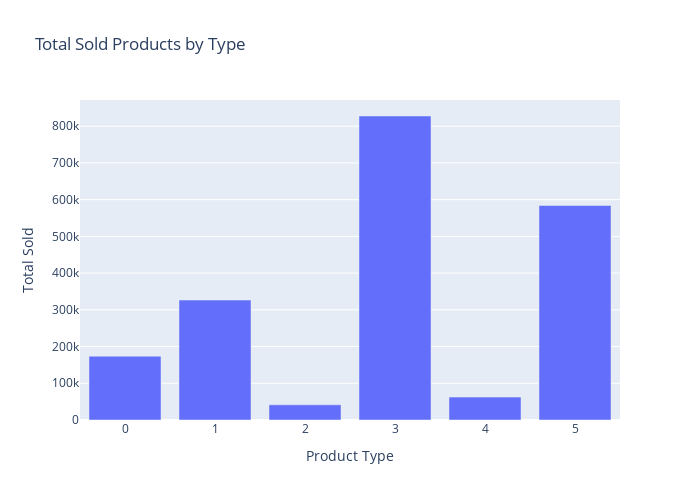

This figure's notebook cell:
### Code cell
#Vẽ bar chart cho Total_sold theo Type
import plotly.express as px

sum_total = data.groupby('Type')['Total_sold'].sum().reset_index()

# Vẽ biểu đồ histogram sử dụng Plotly Express
fig = px.bar(sum_total, x='Type', y='Total_sold', 
             title='Total Sold Products by Type',
             labels={'Total_sold': 'Total Sold', 'Type': 'Product Type'})

# Chỉnh lại kích thước của biểu đồ
fig.update_layout(
    width=700,
    height=500
)

# Hiển thị biểu đồ
fig.show()

### Figure 1 — Plotly figure (JSON) as saved in the notebook; plotly's stock layout.template omitted (floating-point values rounded to 4 significant figures)
{"data": [{"alignmentgroup": "True", "hovertemplate": "Product Type=%{x}<br>Total Sold=%{y}<extra></extra>", "legendgroup": "", "marker": {"color": "#636efa", "pattern": {"shape": ""}}, "name": "", "offsetgroup": "", "orientation": "v", "showlegend": false, "textposition": "auto", "type": "bar", "x": [0, 1, 2, 3, 4, 5], "xaxis": "x", "y": [173780, 326651, 41297, 827735, 62375, 584075], "yaxis": "y"}], "layout": {"barmode": "relative", "height": 500, "legend": {"tracegroupgap": 0}, "title": {"text": "Total Sold Products by Type"}, "width": 700, "xaxis": {"anchor": "y", "domain": [0, 1], "title": {"text": "Product Type"}}, "yaxis": {"anchor": "x", "domain": [0, 1], "title": {"text": "Total Sold"}}}}
